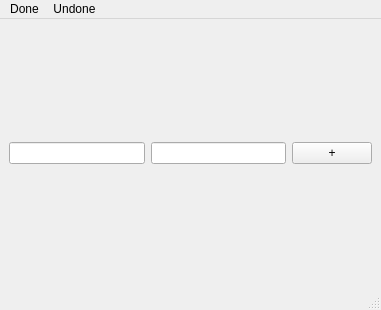
<?xml version="1.0" encoding="UTF-8"?>
<ui version="4.0">
 <class>MainWindow</class>
 <widget class="QMainWindow" name="MainWindow">
  <property name="geometry">
   <rect>
    <x>0</x>
    <y>0</y>
    <width>381</width>
    <height>310</height>
   </rect>
  </property>
  <property name="windowTitle">
   <string>MainWindow</string>
  </property>
  <widget class="QWidget" name="centralwidget">
   <layout class="QVBoxLayout" name="verticalLayout">
    <item>
     <layout class="QGridLayout" name="gridLayout"/>
    </item>
    <item>
     <layout class="QHBoxLayout" name="horizontalLayout">
      <item>
       <widget class="QLineEdit" name="textboxtitle">
        <property name="sizePolicy">
         <sizepolicy hsizetype="Expanding" vsizetype="Fixed">
          <horstretch>0</horstretch>
          <verstretch>0</verstretch>
         </sizepolicy>
        </property>
       </widget>
      </item>
      <item>
       <widget class="QLineEdit" name="descriptiontxtbox">
        <property name="sizePolicy">
         <sizepolicy hsizetype="Expanding" vsizetype="Fixed">
          <horstretch>0</horstretch>
          <verstretch>0</verstretch>
         </sizepolicy>
        </property>
       </widget>
      </item>
      <item>
       <widget class="QPushButton" name="btn_add">
        <property name="text">
         <string>+</string>
        </property>
       </widget>
      </item>
     </layout>
    </item>
   </layout>
  </widget>
  <widget class="QMenuBar" name="menubar">
   <property name="geometry">
    <rect>
     <x>0</x>
     <y>0</y>
     <width>381</width>
     <height>22</height>
    </rect>
   </property>
   <widget class="QMenu" name="menuDone">
    <property name="title">
     <string>Done</string>
    </property>
   </widget>
   <widget class="QMenu" name="menuUndone">
    <property name="title">
     <string>Undone</string>
    </property>
   </widget>
   <addaction name="menuDone"/>
   <addaction name="menuUndone"/>
  </widget>
  <widget class="QStatusBar" name="statusbar"/>
 </widget>
 <resources/>
 <connections/>
</ui>
